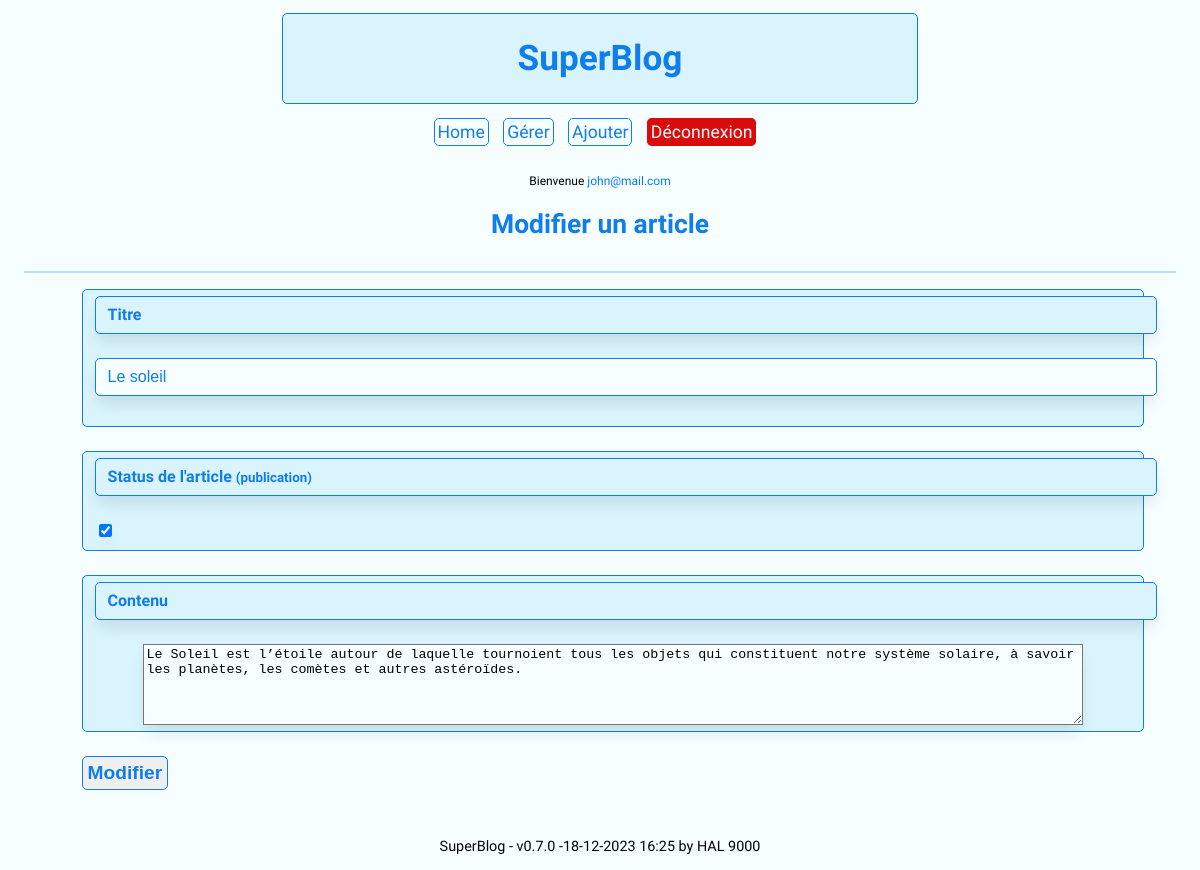
/edit.php?id=2 (signed in), run on the app's committed database.
### tables this page shows
CREATE TABLE `articles` (
  `id` int(10) UNSIGNED NOT NULL,
  `title` varchar(250) NOT NULL,
  `content` longtext NOT NULL,
  `picture` varchar(250) DEFAULT NULL,
  `active` tinyint(3) UNSIGNED DEFAULT 1
);

### app/functions/fct-db.php (called while the page is built, shortened)
<?php
function getArticleByIDDB($conn, $id) {
    try {
        $req = $conn->prepare("SELECT * FROM articles WHERE id = :id");
        $req->bindParam(':id', $id);
        $req->execute();
        $resultat = $req->fetch(PDO::FETCH_ASSOC);
        return $resultat;
    } catch (PDOException $e) {
        (DEBUG)? $st = 'Error : ' . $e->getMessage() : $st = "Error in : getArticleByIDDB() function";
        return $st;
    }
}

### edit.php (the view, shortened to what this page needs)
<?php
    require_once('settings.php');
    if(!is_object($conn)){
        $msg = getMessage($conn, 'error');
    }else{
        if(isset($_GET['id']) && !empty($_GET['id']))
        {
            $id = $_GET['id'];
            $article = getArticleByIDDB($conn, $id);
        }else
            header('Location: manager.php');
    }
?>
<!DOCTYPE html>
<html lang="en">
<head>
</head>
<body>
    <div class="container">
            <div id="header-logo">
                <h1><?php echo APP_NAME; ?></h1>
            </div>
            <div id="main-menu">
            </div>
            <h2 class="title">Modifier un article</h2>
            <hr>
            <div id="content-edit">
                <form action="manager.php" method="post">
                    <div class="form-ctrl">
                        <label for="title" class="form-ctrl">Titre</label>
                        <input type="text" class="form-ctrl" id="title" name="title" value="<?php if(isset($article['title'])) echo $article['title']; else echo ''; ?>" required>
                    </div>
                    <div class="form-ctrl">
                        <label for="published_article" class="form-ctrl">Status de l'article <small>(publication)</small></label>
                        <?php if(isset($article['content'])) displayFormRadioBtnArticlePublished($article['active'], 'EDIT'); else echo ''; ?>
                    </div>
                    <div class="form-ctrl">
                        <label for="content" class="form-ctrl">Contenu</label>
                        <textarea class="" id="content" name="content" rows="5"><?php if(isset($article['content'])) echo html_entity_decode($article['content']); else echo ''; ?></textarea>
                    </div>
                    <button type="submit" class="btn-classic">Modifier</button>
                </form>
            </div>
            <footer>
            </footer>
        </div>
</body>
</html>

### assets/css/styles.css (style rules this page uses)
:root { --body-backg-color: rgb(246, 254, 255); --header-backg-color: rgb(217, 244, 253); --menu-item-color: rgb(15, 125, 235); --menu-item-color-hover: rgb(12, 72, 132); --danger-color: rgb(217, 12, 12); --backg-msg-danger-color: rgb(255, 208, 208); --success-color: rgb(39, 156, 18); --backg-msg-success-color: rgb(222, 254, 180); --danger-color-hover: rgb(147, 13, 13); --link-color: rgb(1, 125, 248); --published-color: rgb(74, 192, 41); --border-width: 1px; }
body { font-family: "Exo 2", sans-serif; font-size: 1.1rem; background-color: var(--body-backg-color); color: var(--body-color) }
footer { margin-top: 3rem; text-align: center; font-size: 0.9rem; }
h2 { color: var(--menu-item-color); }
h2.title { text-align: center; margin-bottom: 2rem; }
hr { margin: 1rem 0; border: var(--border-width) solid var(--menu-item-color); opacity: .25; }
.container { margin: 0 1rem 0 1rem; }
.btn-classic { font-size: 1.2rem; color: var(--menu-item-color); border: 1px solid var(--menu-item-color); border-radius: 5px; padding: 5px; margin-right: 10px; font-weight: bold; }
#header-logo { color: var(--menu-item-color); border: 1px solid var(--menu-item-color); background-color: var(--header-backg-color); border-radius: 5px; text-align: center; max-width: 55%; margin-left: auto; margin-right: auto; margin-bottom: 1rem; margin-top: 0.8rem; }
#main-menu { display: block; margin: 0; text-align: center; }
#content, #content-edit, #content-add { display: block; width: 90%; margin: auto; }
label { display: block; font-size: 1.1rem; font-weight: bold !important; box-shadow: 0px 10px 15px -3px rgba(0,0,0,0.1); }
.form-ctrl { display: block; width: 100%; padding: 0.375rem 0.75rem; font-size: 1rem; font-weight: 400; line-height: 1.5; color: var(--menu-item-color); background-color: var(--header-backg-color); background-clip: padding-box; border: var(--border-width) solid var(--menu-item-color); border-radius: 5px; margin-bottom: 1.5rem; }
input, textarea, input[type="checkbox"], input[type="radio"], input[type="file"] { background-color: var(--body-backg-color) !important; box-shadow: 0px 10px 15px -3px rgba(0,0,0,0.1); }

### data on the page
articles: title "Le soleil", content "Le Soleil est l’étoile autour de laquelle tournoient tous les objets qui constituent notre système solaire, à savoir les planètes, les comètes et autres astéroïdes."

### other printed values
APP_NAME "SuperBlog"
$_SESSION['user_email'] "john@mail.com"
$app_name "SuperBlog"
$app_version "v0.7.0"
$app_update "18-12-2023 16:25"
$app_author "HAL 9000"
